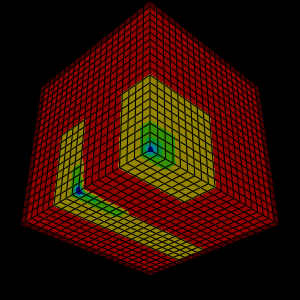

This figure's Python source:
#!/usr/bin/env python

# Probe a multi-block HyperTreeGrid source with a wavelet dataset,
# coloring the result by tree depth.

# Factory overrides
import vtkmodules.vtkInteractionStyle  # noqa: F401
import vtkmodules.vtkRenderingOpenGL2  # noqa: F401

from vtkmodules.vtkCommonDataModel import vtkMultiBlockDataSet
from vtkmodules.vtkFiltersCore import vtkCompositeDataProbeFilter
from vtkmodules.vtkFiltersSources import vtkHyperTreeGridPreConfiguredSource
from vtkmodules.vtkImagingCore import vtkRTAnalyticSource
from vtkmodules.vtkCommonCore import vtkLookupTable
from vtkmodules.vtkRenderingCore import (
    vtkActor,
    vtkDataSetMapper,
    vtkRenderWindow,
    vtkRenderWindowInteractor,
    vtkRenderer,
)

# Source: two HyperTreeGrid blocks with different depths
source_mbds = vtkMultiBlockDataSet()
source_mbds.SetNumberOfBlocks(2)

htg_source_0 = vtkHyperTreeGridPreConfiguredSource()
htg_source_0.SetHTGMode(vtkHyperTreeGridPreConfiguredSource.CUSTOM)
htg_source_0.SetCustomArchitecture(vtkHyperTreeGridPreConfiguredSource.UNBALANCED)
htg_source_0.SetCustomDim(3)
htg_source_0.SetCustomFactor(3)
htg_source_0.SetCustomDepth(5)
htg_source_0.SetCustomSubdivisions(3, 3, 3)
htg_source_0.SetCustomExtent(-10, 0, -10, 10, -10, 10)

htg_source_1 = vtkHyperTreeGridPreConfiguredSource()
htg_source_1.SetHTGMode(vtkHyperTreeGridPreConfiguredSource.CUSTOM)
htg_source_1.SetCustomArchitecture(vtkHyperTreeGridPreConfiguredSource.UNBALANCED)
htg_source_1.SetCustomDim(3)
htg_source_1.SetCustomFactor(3)
htg_source_1.SetCustomDepth(6)
htg_source_1.SetCustomSubdivisions(3, 3, 2)
htg_source_1.SetCustomExtent(0, 10, -10, 10, -10, 10)

htg_source_0.Update()
htg_source_1.Update()

source_mbds.SetBlock(0, htg_source_0.GetOutput())
source_mbds.SetBlock(1, htg_source_1.GetOutput())

# Source: wavelet as the probing geometry
wavelet = vtkRTAnalyticSource()

# Filter: probe the HyperTreeGrid with the wavelet
prober = vtkCompositeDataProbeFilter()
prober.SetInputConnection(wavelet.GetOutputPort())
prober.SetSourceData(source_mbds)
prober.SetPassPointArrays(True)
prober.SetComputeTolerance(False)
prober.SetTolerance(0.0)
prober.Update()
prober.GetOutput().GetPointData().SetActiveScalars("Depth")

# Lookup table for tree depth
lookup_table = vtkLookupTable()
lookup_table.SetNumberOfTableValues(6)
lookup_table.SetTableRange(0, 5)

# Mapper: color by depth
mapper = vtkDataSetMapper()
mapper.SetInputConnection(prober.GetOutputPort())
mapper.ScalarVisibilityOn()
mapper.SetLookupTable(lookup_table)
mapper.UseLookupTableScalarRangeOn()
mapper.SetScalarModeToUsePointData()
mapper.ColorByArrayComponent("Depth", 0)
mapper.InterpolateScalarsBeforeMappingOn()

# Actor
actor = vtkActor()
actor.SetMapper(mapper)
actor.GetProperty().SetRepresentationToSurface()
actor.GetProperty().EdgeVisibilityOn()

# Renderer
renderer = vtkRenderer()
renderer.AddActor(actor)

# Window
render_window = vtkRenderWindow()
render_window.AddRenderer(renderer)
render_window.SetWindowName("composite data probe with hypertreegrid")

# Scene
renderer.GetActiveCamera().SetPosition(-15, -15, -15)
renderer.ResetCamera()

# Interactor
interactor = vtkRenderWindowInteractor()
interactor.SetRenderWindow(render_window)

interactor.Initialize()
interactor.Start()
